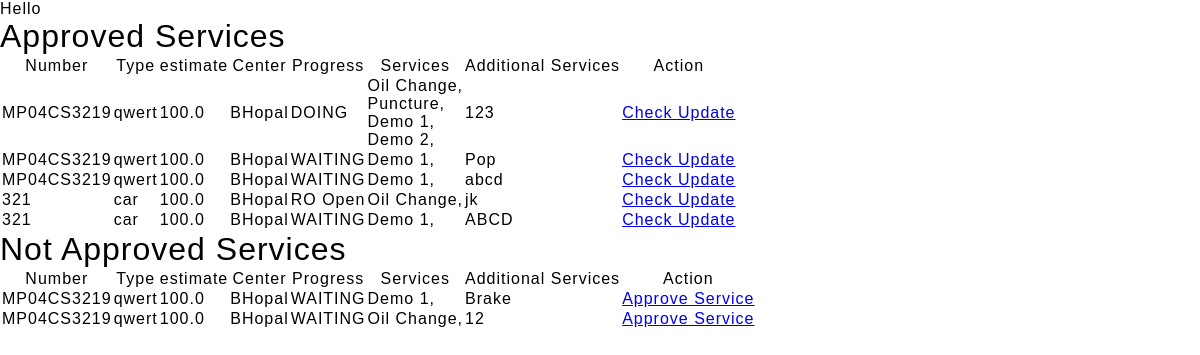
Screenshot of /services (signed in) with the database file from the repository.
### ERP/models.py (models this page shows, shortened)
class Service(models.Model):
    vehical = models.ForeignKey(Vehical , on_delete=models.SET_NULL, blank=True , null= True)
    service_estimate = models.FloatField(default= 100)
    center = models.ForeignKey(Center , on_delete=models.SET_NULL, blank=True , null= True)
    class Progress(models.TextChoices):
        WAITING = 'WAITING' , 'Waiting'
        DOING = 'DOING' , 'Doing'
    progress = models.CharField(max_length=20 , choices=Progress.choices , default= Progress.WAITING)
    services = models.ManyToManyField(ProvidedService)
    additional_services = models.CharField(max_length=200, blank = True , null = True)
    is_approved = models.BooleanField(default=False)

class Vehical(models.Model):
    customer = models.ForeignKey(Customer , on_delete=models.CASCADE)
    number = models.CharField(max_length=20 , unique= True)
    type = models.CharField(max_length=20)

class ProvidedService(models.Model):
    name = models.CharField(max_length=100)
    description = models.CharField(max_length=400, default="Diam dolor diam ipsum sit amet diam et eos erat ipsum")
    duration = models.DurationField()
    renew_time = models.DurationField()
    price = models.IntegerField(default=500)
    on_display = models.BooleanField(default=False)
    icon = models.CharField(max_length=50 , default="fa fa-certificate fa-3x text-primary flex-shrink-0")

### Franchise/models.py (models this page shows, shortened)
class Center(models.Model):
    name = models.CharField(max_length=100)
    location = models.CharField(max_length=200)

### account/decorators.py (the view)
        def wrapper(request , *args, **kwargs):
            group = None
            role = request.user.role
            print(role)
            if role in allowed_roles:
                return view_func(request , *args, **kwargs)
            else :
                print('User Not allowed')
                return redirect('unauth_page')

### ERP/views.py (called while the page is built)
@login_required(login_url= 'login_page')
@allowed_users(allowed_roles=[User.Role.CUSTOMER])
def customer_services(request):
    vehicals = Vehical.objects.filter(customer = Customer.objects.get(user=request.user))
    context = {}
    app_services = Service.objects.filter(is_approved = True , vehical__in = vehicals)
    not_app_services = Service.objects.filter(is_approved = False, vehical__in = vehicals)
    context['app_services'] = app_services
    context['not_app_services'] = not_app_services
    return render(request , 'ERP/service/customer_view.html',context)

### templates/ERP/service/customer_view.html
{% extends 'Base/base.html' %}
{% load static %}
{% block content %}
<h1>Approved Services</h1>
<table class = 'table'>
    <tr>
        <th>Number</th>
        <th>Type</th>
        <th>estimate</th>
        <th>Center</th>
        <th>Progress</th>
        <th>Services</th>
        <th>Additional Services</th>
        <th>Action</th>
        </tr>
        {% for service in app_services %}
        <tr>
            <td>{{service.vehical.number}}</td>
            <td>{{service.vehical.type}}</td>
            <td>{{service.service_estimate }} </td>
            <td>{{service.center.name}}</td>
            <td>{{service.progress}}</td>
            <td>
                {% for ser in service.services.all %}
            <p>{{ser.name}},</p>
                    {% endfor %}
            </td>
            <td>{{service.additional_services}}</td>
            <td> <a class="btn btn-outline-info" href="services/view/update/{{service.id}}">Check Update</a></td>
        </tr>
        {% endfor %}
        </table>
<h1>Not Approved Services</h1>
        <table class = 'table' >
            <tr>
                <th>Number</th>
                <th>Type</th>
                <th>estimate</th>
                <th>Center</th>
                <th>Progress</th>
                <th>Services</th>
                <th>Additional Services</th>
                <th>Action</th>
                </tr>
                {% for service in not_app_services %}
                <tr>
                    <td>{{service.vehical.number}}</td>
                    <td>{{service.vehical.type}}</td>
                    <td>{{service.service_estimate}}</td>
                    <td>{{service.center.name}}</td>
                    <td>{{service.progress}}</td>
                    <td>
                        {% for ser in service.services.all %}
                      <p>  {{ser.name}},</p>
                            {% endfor %}
                    </td>
                    <td>{{service.additional_services}}</td>
                    <td> <a class="btn btn-outline-dark" href="services/approve/{{service.id}}">Approve Service</a></td>
                </tr>
                {% endfor %}
</table>
{% endblock %}

### static/css/style.css (style rules this page uses)
:root { --blue: #004AAD; --red: #FA1617; --white: #FFFFFF; --sky: #E7ECEB; --black: #212121; --deepblue: #000641; }
* { margin: 0; padding: 0; box-sizing: border-box; font-family: sans-serif; letter-spacing: 1px; font-weight: 300; }
* { scrollbar-width: auto; scrollbar-color: #8f54a0 #ffffff; }
body { overflow-x: hidden; }

### static/css/marq.css (style rules this page uses)
body { margin:0; }

### static/css/testo.css (style rules this page uses)
* { padding: 0; margin: 0; box-sizing: border-box; }

### rows the page displays
Service: vehical.number "MP04CS3219", vehical.type "qwert", service_estimate "100.0", center.name "BHopal", progress "DOING", additional_services "123"
ProvidedService: name "Oil Change"
ProvidedService: name "Puncture"
ProvidedService: name "Demo 1"
ProvidedService: name "Demo 2"
Service: vehical.number "MP04CS3219", vehical.type "qwert", service_estimate "100.0", center.name "BHopal", progress "WAITING", additional_services "Pop"
Service: vehical.number "MP04CS3219", vehical.type "qwert", service_estimate "100.0", center.name "BHopal", progress "WAITING", additional_services "abcd"
Service: vehical.number "321", vehical.type "car", service_estimate "100.0", center.name "BHopal", progress "RO Open", additional_services "jk"
Service: vehical.number "321", vehical.type "car", service_estimate "100.0", center.name "BHopal", progress "WAITING", additional_services "ABCD"
Service: vehical.number "MP04CS3219", vehical.type "qwert", service_estimate "100.0", center.name "BHopal", progress "WAITING", additional_services "Brake"
Service: vehical.number "MP04CS3219", vehical.type "qwert", service_estimate "100.0", center.name "BHopal", progress "WAITING", additional_services "12"
